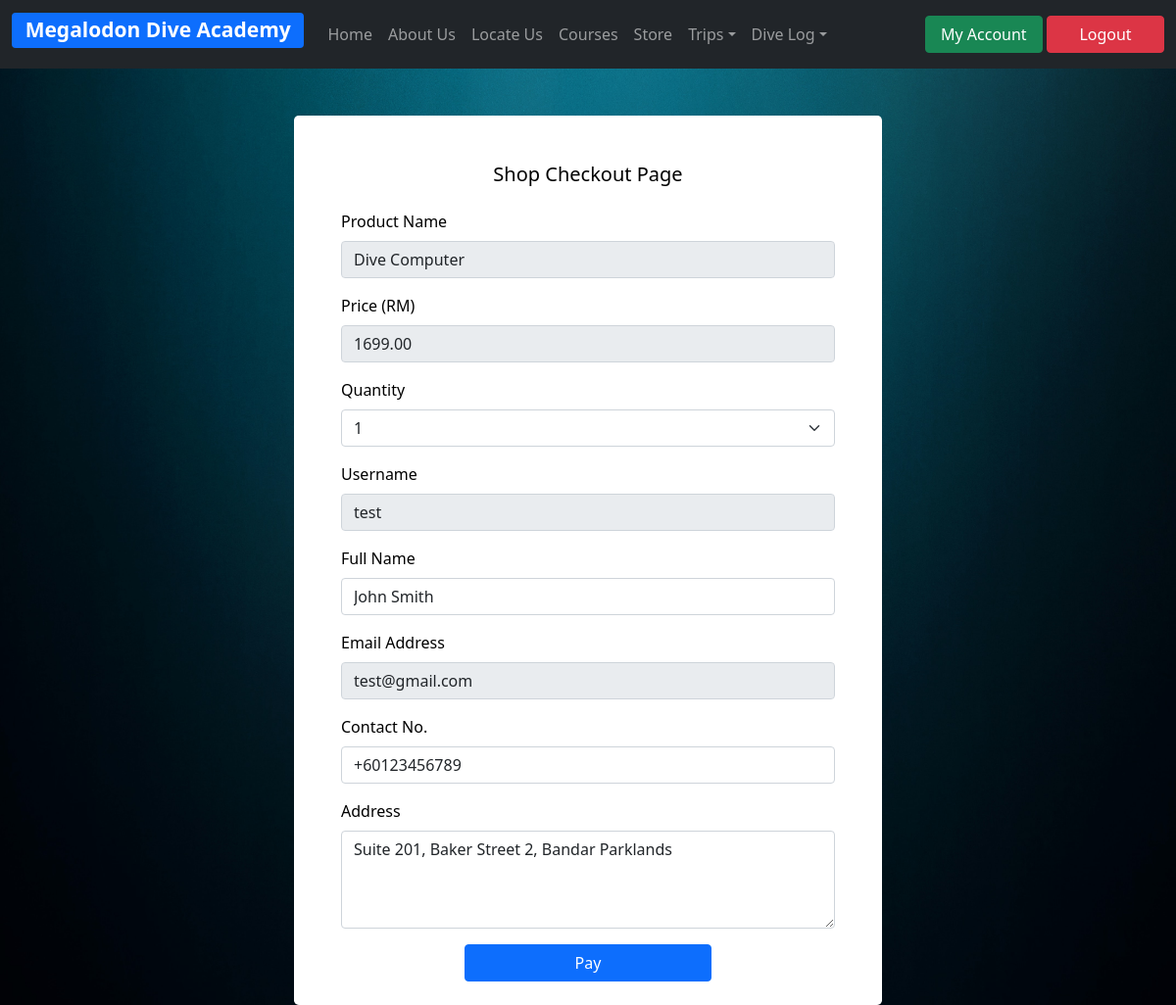
Screenshot of /shopCheckout.php?name=Dive Computer&price=1699.00 (signed in) with the database file from the repository.
### tables this page shows
CREATE TABLE `user` (
  `userID` int(11) NOT NULL,
  `username` varchar(15) NOT NULL,
  `email` varchar(255) NOT NULL,
  `password` varchar(255) NOT NULL,
  `name` varchar(100) DEFAULT NULL,
  `contactNo` varchar(100) DEFAULT NULL,
  `address` varchar(1000) DEFAULT NULL
);

### shopCheckout.php (the view, shortened to what this page needs)
<?php
include('db/server.php');
include('header/navUser.php');
?>
<!DOCTYPE html>
<html>
    <head>
        <link href="https://cdn.jsdelivr.net/npm/bootstrap@5.1.3/dist/css/bootstrap.min.css" rel="stylesheet">
        <link rel="stylesheet" type="text/css" href="css/style.css" />
    </head>
    <body>
    <div class="mx-auto mt-5 mb-1 bg-white text-black p-5 pb-2" style=" height:fit-content; width:600px; border-radius: .30rem">
            <form action="shopCheckout.php" method="POST">
                <h5 class="text-center mb-4">Shop Checkout Page</h1>
                <div class="mb-3">
                    <label class="form-label">Product Name</label>
                    <input class="form-control" type="text" name="productName" value="<?php echo $_GET['name']; ?>" readonly>
                </div>
                <div class="mb-3">
                    <label class="form-label">Price (RM)</label>
                    <input class="form-control" type="text" name="price" value="<?php echo $_GET['price']; ?>" readonly>
                </div>
                <div class="mb-3">
                    <label class="form-label">Quantity</label>
                    <select class="form-select" aria-label="Quantity" name="productQuantity">
                        <option selected>1</option>
                    </select>
                </div>
                <div class="mb-3">
                    <label class="form-label">Username</label>
                    <input class="form-control" type="text" name="username" value="<?php echo $_SESSION['username']; ?>"readonly>
                </div>
                <?php
                $username = $_SESSION['username'];
                $userDetails = $mysqli->query("SELECT * FROM user WHERE username='$username'") or die(mysqli_error($mysqli));
                while ($row = $userDetails->fetch_assoc()): ?>
                <div class="mb-3">
                    <label class="form-label">Full Name</label>
                    <input class="form-control"type="text" name="name" value="<?php echo $row['name']; ?>" placeholder="John Smith">
                </div>
                <div class="mb-3">
                    <label class="form-label">Email Address</label>
                    <input class="form-control"type="text" name="email" value="<?php echo $row['email']; ?>" placeholder="youremail@example.com" readonly>
                </div>
                <div class="mb-3">
                    <label class="form-label">Contact No.</label>
                    <input class="form-control"type="text" name="contactNo" value="<?php echo $row['contactNo']; ?>" placeholder="+60123456789">
                </div>
                <div class="mb-3">
                    <label class="form-label">Address</label>
                    <textarea class="form-control" placeholder="Your Address" name="address" style="height: 100px"><?php echo $row['address']; ?></textarea>
                </div>
                <?php endwhile; ?>
                <div class="d-grid gap-2 col-6 mx-auto">
                    <button class="btn btn-primary" type="submit" name="shopCheckout">Pay</button>
                </div>
            </form>
        </div>
    </body>
</html>

### css/style.css (style rules this page uses)
body, html { height: 100%; background-image: url(http://localhost/scubaWebsite/img/background.jpg); background-position: center; background-repeat: no-repeat; background-size: cover; background-color: #030303; }

### rows the page displays
user: name "John Smith", email "test@gmail.com", contactNo "+60123456789", address "Suite 201, Baker Street 2, Bandar Parklands"
